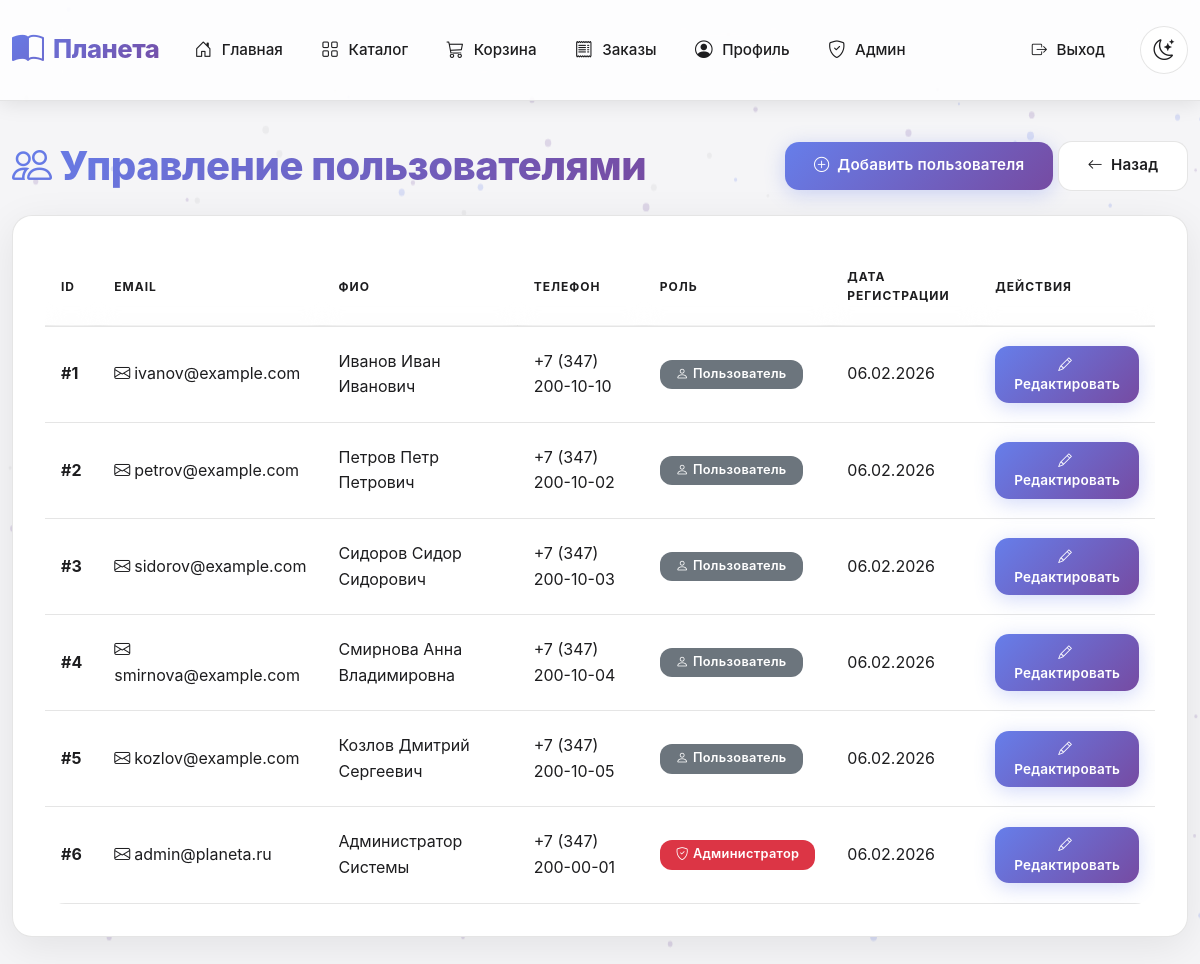
The page /admin/users (signed in) on the database its author committed.
### models.py (models this page shows, shortened)
class User(UserMixin, db.Model):
    __tablename__ = 'users'
    id = db.Column(db.Integer, primary_key=True)
    email = db.Column(db.String(120), unique=True, nullable=False, index=True)
    password_hash = db.Column(db.String(255), nullable=False)
    fio = db.Column(db.String(200), nullable=False)
    phone = db.Column(db.String(20), nullable=True)
    role = db.Column(db.String(20), default='user', nullable=False)  # 'user' или 'admin'
    created_at = db.Column(db.DateTime, default=datetime.utcnow, nullable=False)
    updated_at = db.Column(db.DateTime, default=datetime.utcnow, onupdate=datetime.utcnow, nullable=False)
    carts = db.relationship('Cart', backref='user', lazy=True, cascade='all, delete-orphan')
    orders = db.relationship('Order', backref='user', lazy=True, cascade='all, delete-orphan')
    def is_admin(self):
        return self.role == 'admin'

### app.py (the view)
@app.route('/admin/users')
@admin_required
def admin_users():
    users = User.query.all()
    return render_template('admin/users.html', users=users)

### app.py (called while the page is built)
@login_manager.user_loader
def load_user(user_id):
    return User.query.get(int(user_id))

def admin_required(f):
    @wraps(f)
    @login_required
    def decorated_function(*args, **kwargs):
        if not current_user.is_admin():
            flash('У вас нет прав для доступа к этой странице.', 'danger')
            return redirect(url_for('index'))
        return f(*args, **kwargs)
    return decorated_function

### templates/admin/users.html (shortened to what this page needs)
{% extends "base.html" %}
{% block content %}
<div class="d-flex justify-content-between align-items-center mb-4">
    <h1 class="gradient-text mb-0">
        <i class="bi bi-people me-2"></i>Управление пользователями
    </h1>
    <div>
        <a href="{{ url_for('admin_add_user') }}" class="btn btn-primary">
            <i class="bi bi-plus-circle me-2"></i>Добавить пользователя
        </a>
        <a href="{{ url_for('admin_dashboard') }}" class="btn btn-secondary">
            <i class="bi bi-arrow-left me-2"></i>Назад
        </a>
    </div>
</div>
<div class="card">
    <div class="card-body">
        <div class="table-responsive">
            <table class="table">
                <thead>
                    <tr>
                        <th>ID</th>
                        <th>Email</th>
                        <th>ФИО</th>
                        <th>Телефон</th>
                        <th>Роль</th>
                        <th>Дата регистрации</th>
                        <th>Действия</th>
                    </tr>
                </thead>
                <tbody>
                    {% for user in users %}
                    <tr>
                        <td><strong>#{{ user.id }}</strong></td>
                        <td>
                            <i class="bi bi-envelope me-1"></i>{{ user.email }}
                        </td>
                        <td>{{ user.fio }}</td>
                        <td>{{ user.phone or '-' }}</td>
                        <td>
                            {% if user.is_admin() %}
                            <span class="badge bg-danger">
                                <i class="bi bi-shield-check me-1"></i>Администратор
                            </span>
                            {% else %}
                            <span class="badge bg-secondary">
                                <i class="bi bi-person me-1"></i>Пользователь
                            </span>
                            {% endif %}
                        </td>
                        <td>{{ user.created_at.strftime('%d.%m.%Y') }}</td>
                        <td>
                            <a href="{{ url_for('admin_edit_user', user_id=user.id) }}" class="btn btn-sm btn-primary">
                                <i class="bi bi-pencil me-1"></i>Редактировать
                            </a>
                        </td>
                    </tr>
                    {% endfor %}
                </tbody>
            </table>
        </div>
    </div>
</div>
{% endblock %}

### templates/base.html (style rules this page uses)
:root { --primary-gradient: linear-gradient(135deg, #667eea 0%, #764ba2 100%); --secondary-gradient: linear-gradient(135deg, #f093fb 0%, #f5576c 100%); --success-gradient: linear-gradient(135deg, #4facfe 0%, #00f2fe 100%); --card-shadow: 0 10px 40px rgba(0, 0, 0, 0.08); --card-shadow-hover: 0 20px 60px rgba(0, 0, 0, 0.15); --border-radius: 20px; --transition: all 0.3s cubic-bezier(0.4, 0, 0.2, 1); }
[data-theme="light"] { --bg-primary: #f5f5f7; --bg-secondary: #ffffff; --bg-card: #ffffff; --bg-glass: rgba(255, 255, 255, 0.7); --text-primary: #1d1d1f; --text-secondary: #86868b; --border-color: rgba(0, 0, 0, 0.1); --nav-bg: rgba(255, 255, 255, 0.8); --nav-blur: blur(30px) saturate(180%); --shadow-color: rgba(0, 0, 0, 0.1); --table-bg: #ffffff; --table-hover: #f8f9fa; }
* { margin: 0; padding: 0; box-sizing: border-box; }
body { font-family: 'Inter', -apple-system, BlinkMacSystemFont, 'Segoe UI', Roboto, 'Helvetica Neue', Arial, sans-serif; background: var(--bg-primary); color: var(--text-primary); transition: background 0.3s ease, color 0.3s ease; min-height: 100vh; line-height: 1.6; -webkit-font-smoothing: antialiased; -moz-osx-font-smoothing: grayscale; position: relative; overflow-x: hidden; }
.btn { border-radius: 14px; font-weight: 600; padding: 0.8rem 1.8rem; transition: var(--transition); border: none; font-size: 0.95rem; letter-spacing: 0.2px; }
.btn-primary { background: var(--primary-gradient); color: white !important; box-shadow: 0 4px 20px rgba(102, 126, 234, 0.3); }
.btn-secondary { background: var(--bg-secondary); backdrop-filter: blur(10px); -webkit-backdrop-filter: blur(10px); color: var(--text-primary) !important; border: 1px solid var(--border-color); }
.card { background: var(--bg-card); backdrop-filter: blur(30px) saturate(180%); -webkit-backdrop-filter: blur(30px) saturate(180%); border: 1px solid var(--border-color); border-radius: var(--border-radius); box-shadow: var(--card-shadow); transition: var(--transition); overflow: hidden; }
.card-body { padding: 2rem; color: var(--text-primary) !important; }
.table { color: var(--text-primary) !important; margin-bottom: 0; background: var(--table-bg); }
.table thead th { background: var(--bg-secondary); backdrop-filter: blur(10px); -webkit-backdrop-filter: blur(10px); border-bottom: 2px solid var(--border-color); font-weight: 700; text-transform: uppercase; font-size: 0.75rem; letter-spacing: 1px; color: var(--text-primary) !important; padding: 1.2rem 1rem; }
.table tbody { background: var(--table-bg); }
.table tbody tr { transition: var(--transition); color: var(--text-primary) !important; background: var(--table-bg); }
.table td, .table th { color: var(--text-primary) !important; border-color: var(--border-color); padding: 1.2rem 1rem; vertical-align: middle; background: transparent !important; }
.badge { padding: 0.5rem 1rem; border-radius: 12px; font-weight: 600; font-size: 0.8rem; letter-spacing: 0.3px; }
.gradient-text { background: var(--primary-gradient); -webkit-background-clip: text; -webkit-text-fill-color: transparent; background-clip: text; font-weight: 800; letter-spacing: -0.5px; }
h1, h2, h3, h4, h5, h6 { color: var(--text-primary) !important; font-weight: 700; }
p, span, div, a { color: var(--text-primary); }
.table-responsive { border-radius: var(--border-radius); overflow: hidden; }
.btn-sm { padding: 0.5rem 1rem; font-size: 0.85rem; }

### rows shown on the page
User: id "1", email "ivanov@example.com", fio "Иванов Иван Иванович", phone "+7 (347) 200-10-10", role "user" (drawn), created_at "06.02.2026"
User: id "2", email "petrov@example.com", fio "Петров Петр Петрович", phone "+7 (347) 200-10-02", role "user" (drawn), created_at "06.02.2026"
User: id "3", email "sidorov@example.com", fio "Сидоров Сидор Сидорович", phone "+7 (347) 200-10-03", role "user" (drawn), created_at "06.02.2026"
User: id "4", email "smirnova@example.com", fio "Смирнова Анна Владимировна", phone "+7 (347) 200-10-04", role "user" (drawn), created_at "06.02.2026"
User: id "5", email "kozlov@example.com", fio "Козлов Дмитрий Сергеевич", phone "+7 (347) 200-10-05", role "user" (drawn), created_at "06.02.2026"
User: id "6", email "admin@planeta.ru", fio "Администратор Системы", phone "+7 (347) 200-00-01", role "admin" (drawn), created_at "06.02.2026"
